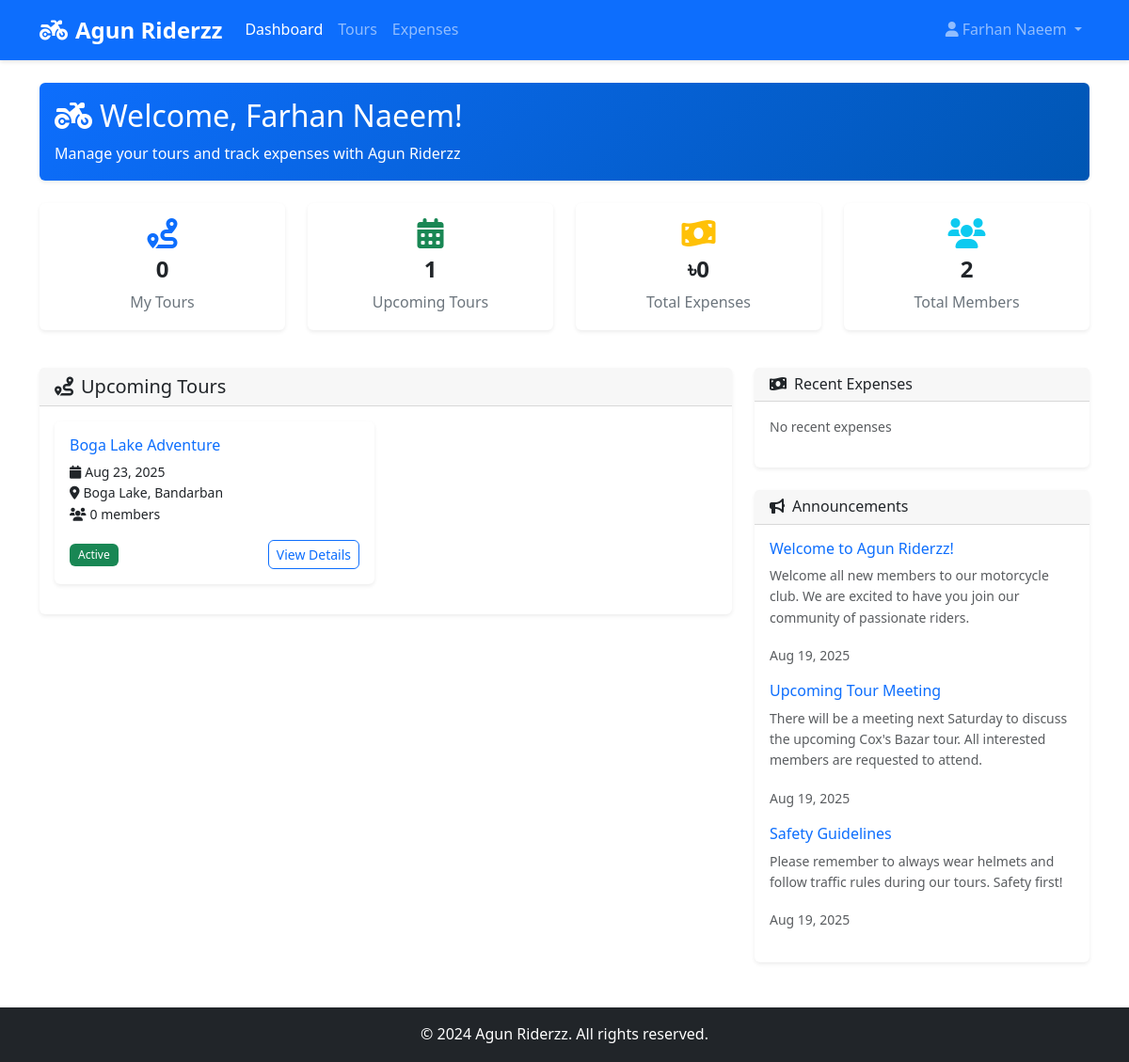
Page /index.php (signed in) on the committed database.
### tables this page shows
CREATE TABLE `users` (
  `id` int(11) NOT NULL,
  `name` varchar(100) NOT NULL,
  `email` varchar(100) DEFAULT NULL,
  `phone` varchar(20) DEFAULT NULL,
  `facebook_id` varchar(100) DEFAULT NULL,
  `password` varchar(255) DEFAULT NULL,
  `role` enum('admin','member') DEFAULT 'member',
  `profile_image` varchar(255) DEFAULT NULL,
  `created_at` timestamp NOT NULL DEFAULT current_timestamp(),
  `updated_at` timestamp NOT NULL DEFAULT current_timestamp() ON UPDATE current_timestamp()
);

CREATE TABLE `tours` (
  `id` int(11) NOT NULL,
  `title` varchar(200) NOT NULL,
  `description` text DEFAULT NULL,
  `destination` varchar(200) NOT NULL,
  `start_date` date NOT NULL,
  `end_date` date NOT NULL,
  `budget` decimal(10,2) DEFAULT 0.00,
  `max_members` int(11) DEFAULT 20,
  `status` enum('draft','active','completed','cancelled') DEFAULT 'draft',
  `created_by` int(11) DEFAULT NULL,
  `created_at` timestamp NOT NULL DEFAULT current_timestamp(),
  `updated_at` timestamp NOT NULL DEFAULT current_timestamp() ON UPDATE current_timestamp()
);

CREATE TABLE `announcements` (
  `id` int(11) NOT NULL,
  `title` varchar(200) NOT NULL,
  `content` text NOT NULL,
  `created_by` int(11) NOT NULL,
  `created_at` timestamp NOT NULL DEFAULT current_timestamp()
);

### includes/functions.php (called while the page is built, shortened)
<?php
function getUserById($user_id) {
    $pdo = getDBConnection();
    $stmt = $pdo->prepare("SELECT * FROM users WHERE id = ?");
    $stmt->execute([$user_id]);
    return $stmt->fetch();
}
function getTotalMembers() {
    $pdo = getDBConnection();
    $stmt = $pdo->query("SELECT COUNT(*) as count FROM users WHERE role = 'member'");
    $result = $stmt->fetch();
    return $result['count'];
}
function getUpcomingTours() {
    $pdo = getDBConnection();
    $stmt = $pdo->prepare("
        SELECT t.*, u.name as creator_name,
               (SELECT COUNT(*) FROM tour_members WHERE tour_id = t.id AND status = 'confirmed') as member_count
        FROM tours t
        LEFT JOIN users u ON t.created_by = u.id
        WHERE t.start_date >= CURDATE() AND t.status = 'active'
        ORDER BY t.start_date ASC
        LIMIT 6
    ");
    $stmt->execute();
    return $stmt->fetchAll();
}
function getUserTours($user_id) {
    $pdo = getDBConnection();
    $stmt = $pdo->prepare("
        SELECT t.*, tm.status as member_status, u.name as creator_name
        FROM tours t
        INNER JOIN tour_members tm ON t.id = tm.tour_id
        LEFT JOIN users u ON t.created_by = u.id
        WHERE tm.user_id = ?
        ORDER BY t.start_date DESC
    ");
    $stmt->execute([$user_id]);
    return $stmt->fetchAll();
}
function getUserTotalExpenses($user_id) {
    $pdo = getDBConnection();
    $stmt = $pdo->prepare("
        SELECT SUM(amount) as total
        FROM expenses
        WHERE user_id = ? AND status = 'approved'
    ");
    $stmt->execute([$user_id]);
    $result = $stmt->fetch();
    return $result['total'] ?? 0;
}
function getAnnouncements($limit = 5) {
    $pdo = getDBConnection();
    $stmt = $pdo->prepare("
        SELECT a.*, u.name as creator_name
        FROM announcements a
        LEFT JOIN users u ON a.created_by = u.id
        ORDER BY a.created_at DESC
        LIMIT ?
    ");
    $stmt->execute([$limit]);
    return $stmt->fetchAll();
}
?>

### index.php (the view, shortened to what this page needs)
<?php
require_once 'includes/functions.php';
$user_id = $_SESSION['user_id'];
$user = getUserById($user_id);
$upcoming_tours = getUpcomingTours();
$user_tours = getUserTours($user_id);
$recent_expenses = getRecentExpenses();
$announcements = getAnnouncements();
?>
<!DOCTYPE html>
<html lang="en">
<head>
    <link href="https://cdn.jsdelivr.net/npm/bootstrap@5.3.0/dist/css/bootstrap.min.css" rel="stylesheet">
    <link href="https://cdnjs.cloudflare.com/ajax/libs/font-awesome/6.0.0/css/all.min.css" rel="stylesheet">
    <link href="assets/css/style.css" rel="stylesheet">
</head>
<body>
    <nav class="navbar navbar-expand-lg navbar-dark bg-primary">
        <div class="container">
            <a class="navbar-brand" href="index.php">
                <i class="fas fa-motorcycle me-2"></i>Agun Riderzz
            </a>
            <div class="collapse navbar-collapse" id="navbarNav">
                <ul class="navbar-nav me-auto">
                    <li class="nav-item">
                        <a class="nav-link active" href="index.php">Dashboard</a>
                    </li>
                    <li class="nav-item">
                        <a class="nav-link" href="tours.php">Tours</a>
                    </li>
                    <li class="nav-item">
                        <a class="nav-link" href="expenses.php">Expenses</a>
                    </li>
                </ul>
                <ul class="navbar-nav">
                    <li class="nav-item dropdown">
                        <a class="nav-link dropdown-toggle" href="#" id="navbarDropdown" role="button" data-bs-toggle="dropdown">
                            <i class="fas fa-user me-1"></i><?php echo htmlspecialchars($user['name']); ?>
                        </a>
                    </li>
                </ul>
            </div>
        </div>
    </nav>
    <div class="container mt-4">
        <div class="row mb-4">
            <div class="col-12">
                <div class="card bg-gradient-primary text-white">
                    <div class="card-body">
                        <h2 class="card-title">
                            <i class="fas fa-motorcycle me-2"></i>Welcome, <?php echo htmlspecialchars($user['name']); ?>!
                        </h2>
                        <p class="card-text">Manage your tours and track expenses with Agun Riderzz</p>
                    </div>
                </div>
            </div>
        </div>
        <div class="row mb-4">
            <div class="col-md-3 col-sm-6 mb-3">
                <div class="card text-center">
                    <div class="card-body">
                        <i class="fas fa-route fa-2x text-primary mb-2"></i>
                        <h5 class="card-title"><?php echo count($user_tours); ?></h5>
                        <p class="card-text">My Tours</p>
                    </div>
                </div>
            </div>
            <div class="col-md-3 col-sm-6 mb-3">
                <div class="card text-center">
                    <div class="card-body">
                        <i class="fas fa-calendar-alt fa-2x text-success mb-2"></i>
                        <h5 class="card-title"><?php echo count($upcoming_tours); ?></h5>
                        <p class="card-text">Upcoming Tours</p>
                    </div>
                </div>
            </div>
            <div class="col-md-3 col-sm-6 mb-3">
                <div class="card text-center">
                    <div class="card-body">
                        <i class="fas fa-money-bill-wave fa-2x text-warning mb-2"></i>
                        <h5 class="card-title">৳<?php echo number_format(getUserTotalExpenses($user_id)); ?></h5>
                        <p class="card-text">Total Expenses</p>
                    </div>
                </div>
            </div>
            <div class="col-md-3 col-sm-6 mb-3">
                <div class="card text-center">
                    <div class="card-body">
                        <i class="fas fa-users fa-2x text-info mb-2"></i>
                        <h5 class="card-title"><?php echo getTotalMembers(); ?></h5>
                        <p class="card-text">Total Members</p>
                    </div>
                </div>
            </div>
        </div>
        <div class="row">
            <div class="col-lg-8 mb-4">
                <div class="card">
                    <div class="card-header d-flex justify-content-between align-items-center">
                        <h5 class="mb-0">
                            <i class="fas fa-route me-2"></i>Upcoming Tours
                        </h5>
                    </div>
                    <div class="card-body">
                        <?php if (empty($upcoming_tours)): ?>
                            <p class="text-muted text-center">No upcoming tours</p>
                        <?php else: ?>
                            <div class="row">
                                <?php foreach ($upcoming_tours as $tour): ?>
                                <div class="col-md-6 mb-3">
                                    <div class="card h-100 border-primary">
                                        <div class="card-body">
                                            <h6 class="card-title text-primary"><?php echo htmlspecialchars($tour['title']); ?></h6>
                                            <p class="card-text small">
                                                <i class="fas fa-calendar me-1"></i><?php echo date('M d, Y', strtotime($tour['start_date'])); ?><br>
                                                <i class="fas fa-map-marker-alt me-1"></i><?php echo htmlspecialchars($tour['destination']); ?><br>
                                                <i class="fas fa-users me-1"></i><?php echo $tour['member_count']; ?> members
                                            </p>
                                            <div class="d-flex justify-content-between align-items-center">
                                                <span class="badge bg-<?php echo $tour['status'] == 'active' ? 'success' : 'secondary'; ?>">
                                                    <?php echo ucfirst($tour['status']); ?>
                                                </span>
                                                <a href="tour_details.php?id=<?php echo $tour['id']; ?>" class="btn btn-outline-primary btn-sm">
                                                    View Details
                                                </a>
                                            </div>
                                        </div>
                                    </div>
                                </div>
                                <?php endforeach; ?>
                            </div>
                        <?php endif; ?>
                    </div>
                </div>
            </div>
            <div class="col-lg-4">
                <div class="card mb-4">
                    <div class="card-header">
                        <h6 class="mb-0">
                            <i class="fas fa-money-bill-wave me-2"></i>Recent Expenses
                        </h6>
                    </div>
                    <div class="card-body">
                        <?php if (empty($recent_expenses)): ?>
                            <p class="text-muted small">No recent expenses</p>
                        <?php endif; ?>
                    </div>
                </div>
                <div class="card">
                    <div class="card-header">
                        <h6 class="mb-0">
                            <i class="fas fa-bullhorn me-2"></i>Announcements
                        </h6>
                    </div>
                    <div class="card-body">
                        <?php if (empty($announcements)): ?>
                            <p class="text-muted small">No announcements</p>
                        <?php else: ?>
                            <?php foreach ($announcements as $announcement): ?>
                            <div class="mb-3">
                                <h6 class="text-primary"><?php echo htmlspecialchars($announcement['title']); ?></h6>
                                <p class="small text-muted"><?php echo htmlspecialchars($announcement['content']); ?></p>
                                <small class="text-muted"><?php echo date('M d, Y', strtotime($announcement['created_at'])); ?></small>
                            </div>
                            <?php endforeach; ?>
                        <?php endif; ?>
                    </div>
                </div>
            </div>
        </div>
    </div>
    <footer class="bg-dark text-white text-center py-3 mt-5">
        <div class="container">
            <p class="mb-0">&copy; 2024 Agun Riderzz. All rights reserved.</p>
        </div>
    </footer>
</body>
</html>

### assets/css/style.css (style rules this page uses)
:root { --primary-color: #0d6efd; --secondary-color: #6c757d; --success-color: #198754; --danger-color: #dc3545; --warning-color: #ffc107; --info-color: #0dcaf0; --light-color: #f8f9fa; --dark-color: #212529; }
body { font-family: 'Segoe UI', Tahoma, Geneva, Verdana, sans-serif; line-height: 1.6; }
.bg-gradient-primary { background: linear-gradient(135deg, var(--primary-color) 0%, #0056b3 100%); }
.card { border: none; box-shadow: 0 0.125rem 0.25rem rgba(0, 0, 0, 0.075); transition: all 0.3s ease; }
.card-header { border-bottom: 1px solid rgba(0, 0, 0, 0.125); background-color: rgba(0, 0, 0, 0.03); }
.btn { border-radius: 0.375rem; font-weight: 500; transition: all 0.2s ease; }
.navbar { box-shadow: 0 2px 4px rgba(0, 0, 0, 0.1); }
.navbar-brand { font-weight: 700; font-size: 1.5rem; }
.nav-link { font-weight: 500; transition: color 0.2s ease; }
.badge { font-weight: 500; padding: 0.5em 0.75em; }
.card.text-center .fa-2x { margin-bottom: 1rem; }
.card.text-center .card-title { font-size: 1.5rem; font-weight: 700; margin-bottom: 0.5rem; }
.card.text-center .card-text { color: var(--secondary-color); font-weight: 500; }
.card.border-primary { border-width: 2px !important; }
footer { margin-top: auto; }

### rows in the picture
users: name "Farhan Naeem"
tours: title "Boga Lake Adventure", start_date "Aug 23, 2025", destination "Boga Lake, Bandarban", member_count "0", status "Active"
announcements: title "Welcome to Agun Riderzz!", content "Welcome all new members to our motorcycle club. We are excited to have you join our community of passionate riders.", created_at "Aug 19, 2025"
announcements: title "Upcoming Tour Meeting", content "There will be a meeting next Saturday to discuss the upcoming Cox's Bazar tour. All interested members are requested to attend.", created_at "Aug 19, 2025"
announcements: title "Safety Guidelines", content "Please remember to always wear helmets and follow traffic rules during our tours. Safety first!", created_at "Aug 19, 2025"

### other values in the picture
count($user_tours) "0"
count($upcoming_tours) "1"
getUserTotalExpenses($user_id) "0"
getTotalMembers() "2"
